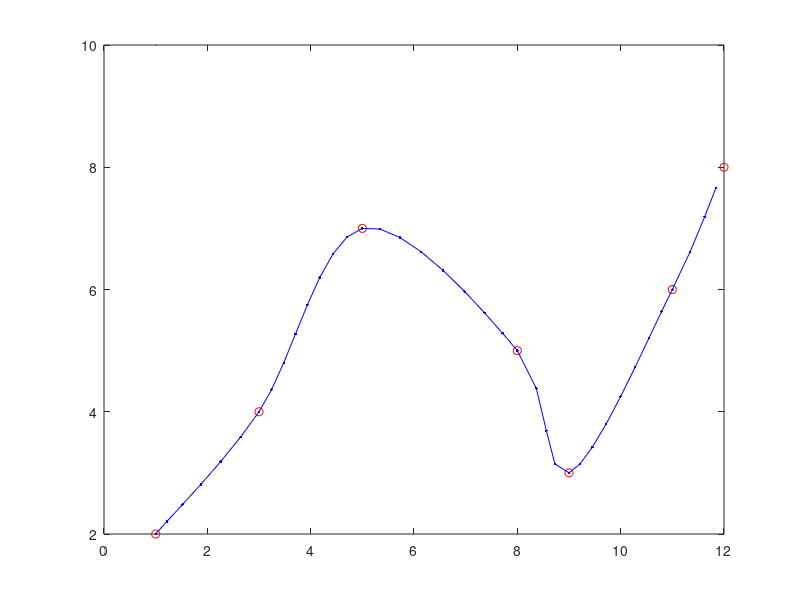

Write the MATLAB code that produced this figure.
% 1.- Define data points to fit and establish total number
PointsSet = [1,2; 3, 4; 5, 7; 8, 5; 9, 3; 11, 6; 12, 8];
%PointsSet = vecnew(:,1:2);
%PointsSet = vecnew;
Nps = length(PointsSet);
figure(1)
plot(PointsSet(:,1),PointsSet(:,2),'or',MarkerSize=10)

% 2.- Define number of points to include per segment and generate points
% vector parameter t
NpsCR = 5;
%t = linspace(0,1,NpsCR);


% 3.- Make iterations to fit segments between 4 points (3 different)
pointTt = [];
CRp = [];
for i = 1:1:Nps-1
    % 3.1.- Establish control points 
    p0 = PointsSet(max(i-1,1),:);
    p1 = PointsSet(i,:);
    p2 = PointsSet(i+1,:);
    p3 = PointsSet(min(i+2,Nps),:);
    %t = linspace(0,1,NpsCR);
    pair = [p1;p2];
    dist = pdist(pair,'euclidean');
    nm = floor(dist/0.4);
    t = linspace(0,1,nm);
    for j = 1:1:length(t)
        pointT = (1/2)*((2*p1)+((-p0+p2)*t(j))+(((2*p0)-(5*p1)+(4*p2)-p3)*(t(j)^2))+((-p0+(3*p1)-(3*p2)+p3)*(t(j)^3)));
        pointTt = [pointTt; pointT];
    end
    CRp = [CRp; pointTt(1:end-1,:)];
    pointTt = [];
    NpsCR = NpsCR + 1;
end

hold on
plot(CRp(:,1),CRp(:,2),'.-b',MarkerSize=10)

dists1 = [];
for i = 1:1:length(CRp)-1
    pair1 = [CRp(i,:); CRp(i+1,:)];
    dists1 = [dists1;pdist(pair1,'euclidean')];
end